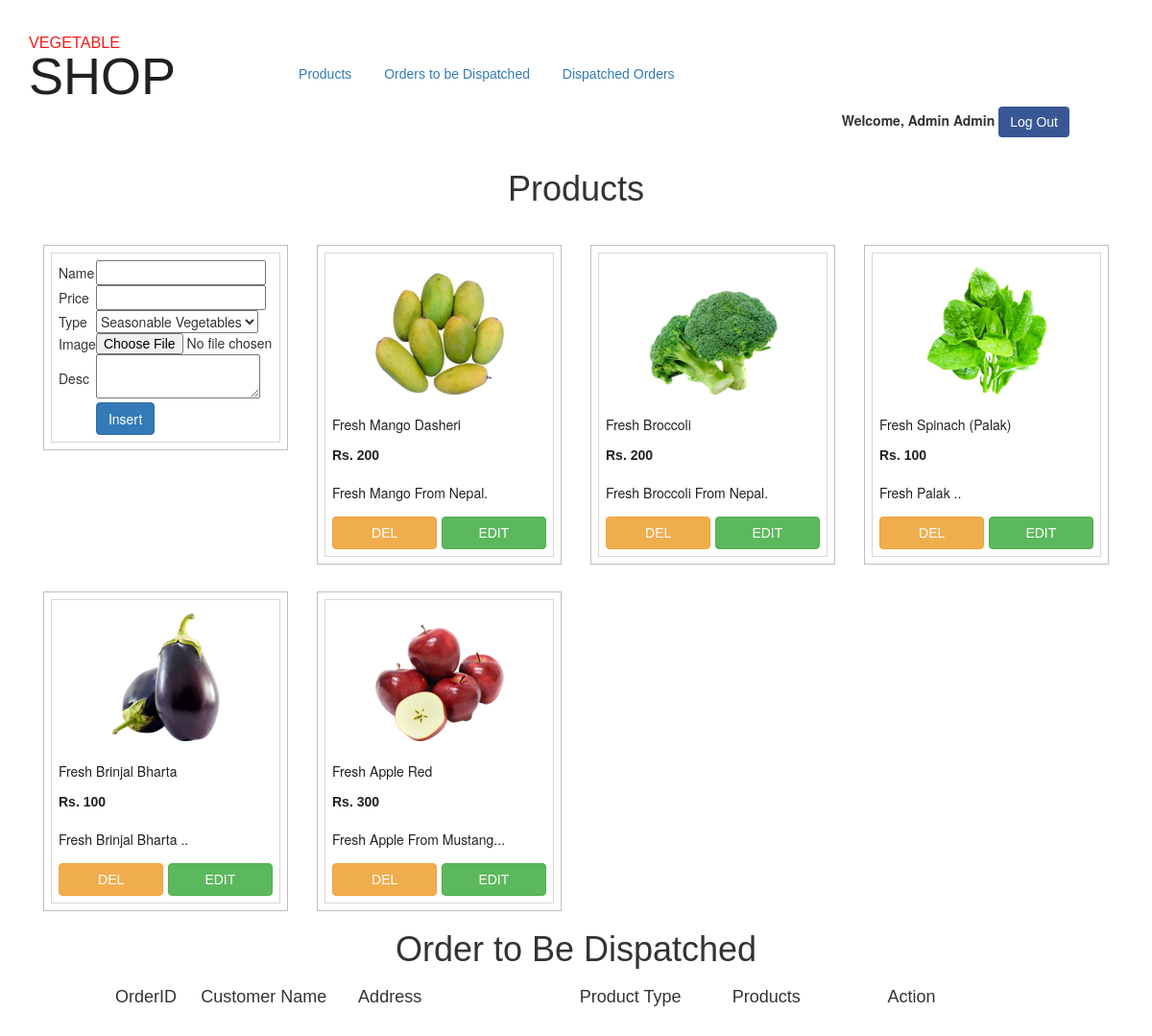
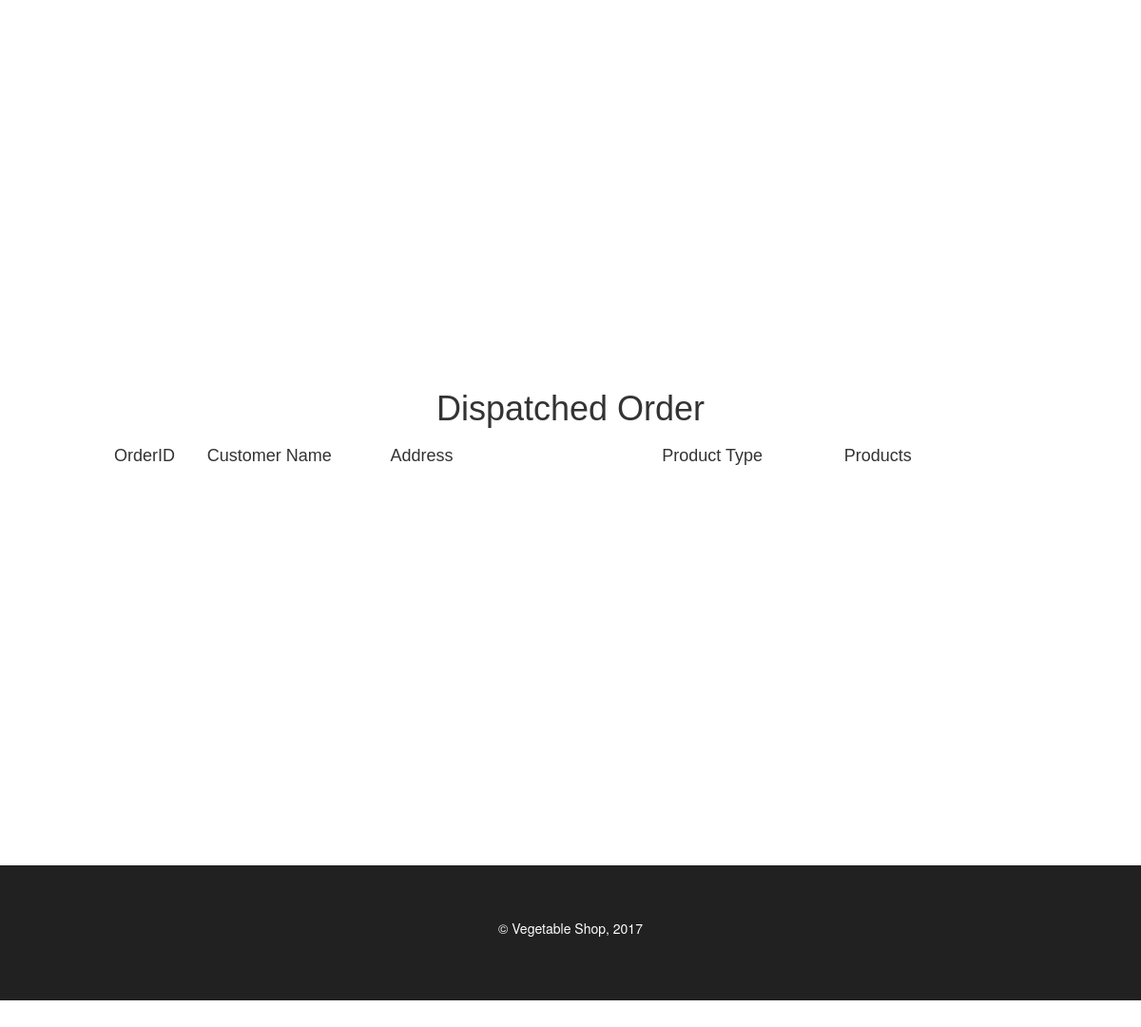
Page /dashboard.php (signed in) on the committed database (2 pictures, top to bottom).
### tables this page shows
CREATE TABLE `tbl_item` (
  `id` int(11) NOT NULL,
  `ProductName` varchar(255) NOT NULL,
  `ProductType` varchar(255) NOT NULL,
  `ProductDescription` text NOT NULL,
  `Image` varchar(255) NOT NULL,
  `Price` double NOT NULL
);

### dashboard.php (the view, shortened to what this page needs)
<?php session_start();
include 'Includes/connection.php';
?>
<!DOCTYPE html>
<html>
<head>
	<link rel="stylesheet" type="text/css" href="Style/style.css">
	<link rel="stylesheet" type="text/css" href="Style/bootstrap.css">
  <link rel="stylesheet" type="text/css" href="Style/admin.css">
</head>
<body>
<div class="logo_products" style="margin-top: -40px;">
    <div class="container">
      <div class="w3ls_logo_products_left">
        <h1><a href="index.php"><span>Vegetable</span> Shop</a></h1>
      </div>
      <div id="nav" style="margin-top: 50px;">
        <ul>
          <li><a href="#product" id="product-menu">Products</a> </li>
          <li><a href="#order" id="order-menu">Orders to be Dispatched</a> </li>
          <li><a href="#order1" id="order-menu1">Dispatched Orders</a></li>
        </ul>
      </div>
      <div id="logout">
        <span id="user">Welcome, <?php echo $_SESSION['name'] ?></span>
        <a href="Includes/logout.php" class="btn btn-primary btn-md">Log Out</a>
      </div>
      <div class="clearfix"> </div>
    </div>
  </div>
  <div id="product" style="">
    <center><h1>Products</h1></center>
  <div id="main-container">
    <div class="col-md-3 top_brand_left" style="margin-top: 2em;">
          <div class="hover14 column">
            <div class="agile_top_brand_left_grid">
              <div class="agile_top_brand_left_grid1">
                <figure>
                  <div class="snipcart-item block" >
                    <div class="snipcart-thumb">
                      <form action="Includes/insert.php" method="post" enctype="multipart/form-data">
                        <table>
                          <tr><td>Name</td><td><input type="text" name="name"></td></tr>
                          <tr><td>Price</td><td><input type="text" name="price"></td></tr>
                          <tr><td>Type</td><td><select name="type">
                            <?php $qry3 = "SELECT Type FROM tbl_type";
                              $result = mysqli_query($conn, $qry3);
                              while ($ty = mysqli_fetch_array($result)) {
                                ?>
                                <option value="<?php echo $ty['Type'] ?>"><?php echo $ty['Type'] ?></option>
                                <?php
                              }
           ?>
                          </select></td></tr>
                          <tr><td>Image</td><td><input type="file" name="pic"></td></tr>
                          <tr><td>Desc</td><td><textarea name="descr"></textarea></td></tr>
                          <tr><td></td><td><input type="submit" name="" value="Insert" class="btn btn-primary btn-md"></td></tr>
                        </table>
                      </form>
                    </div>
                  </div>
                </figure>
              </div>
            </div>
          </div>
        </div>
   <?php
   $qry = "SELECT * FROM tbl_item";
   $result = mysqli_query($conn, $qry);
   while ($rs = mysqli_fetch_array($result)) {
     ?>
     <div class="col-md-3 top_brand_left" style="margin-top: 2em;">
          <div class="hover14 column">
            <div class="agile_top_brand_left_grid">
              <div class="agile_top_brand_left_grid1">
                <figure>
                  <div class="snipcart-item block" >
                    <div class="snipcart-thumb">
                      <a href="description.php?id=<?php echo $rs['id'] ?>"><img title=" " alt="<?php echo $rs['ProductName']?>" src="Images/<?php echo $rs['Image'] ?>" /></a>
                      <p><?php echo $rs['ProductName']?></p>
                      <h4>Rs. <?php echo $rs['Price']?></h4>
                      <p><?php echo $rs['ProductDescription'] ?></p>
                      <a href="Includes/del.php?id=<?php echo $rs['id'] ?>" class="btn btn-warning btn-md" style="width: 49%; float: left;">DEL</a>
                      <a href="Includes/edit.php?id=<?php echo $rs['id'] ?>" class="btn btn-success btn-md" style="width: 49%; float: right;">EDIT</a>
                    </div>
                  </div>
                </figure>
              </div>
            </div>
          </div>
        </div>
     <?php
   }
   ?>
  </div>
  </div>
  <div class="clearfix"></div>
  <div id="order" style="display: block; width: 80%; margin-left: auto; margin-right: auto; min-height: 500px;" >
    <center><h1>Order to Be Dispatched</h1></center>
    <table border="0px;">
      <tr style="height: 30px;"><td style="width: 100px;"><h4>OrderID</h4></td><td style="width: 200px;"><h4>Customer Name</h4></td><td style="width: 300px;"><h4>Address</h4></td><td style="width: 200px;"><h4>Product Type</h4></td><td style="width: 200px;"><h4>Products</h4></td><td style="width: 200px;"><h4>Action</h4></td></tr>
    </table>
  </div>
  <div id="order1" style=" width: 80%; margin-left: auto; margin-right: auto; min-height: 500px;" >
    <center><h1>Dispatched Order</h1></center>
    <table border="0px;">
      <tr style="height: 30px;"><td style="width: 100px;"><h4>OrderID</h4></td><td style="width: 200px;"><h4>Customer Name</h4></td><td style="width: 300px;"><h4>Address</h4></td><td style="width: 200px;"><h4>Product Type</h4></td><td style="width: 200px;"><h4>Products</h4></td></tr>
    </table>
  </div>
  <div id="footer">
    <p>&copy; Vegetable Shop, 2017</p>
  </div>
</body>
</html>

### Style/admin.css (style rules this page uses)
#logout { float: right; margin-right: 4em; margin-top: 1em; }
#user { font-size: 14px; font-weight: bold; }
#main-container { min-height: 400px; width: 95%; margin-left: auto; margin-right: auto; }
#nav ul li { display: inline-block; }
#nav ul li a { text-decoration: none; }

### dashboard.php (style rules this page uses)
#nav ul li { margin-left: 30px; }

### rows in the picture
tbl_item: Image (picture), ProductName "Fresh Mango Dasheri", Price "200", ProductDescription "Fresh Mango From Nepal."
tbl_item: Image (picture), ProductName "Fresh Broccoli", Price "200", ProductDescription "Fresh Broccoli From Nepal."
tbl_item: Image (picture), ProductName "Fresh Spinach (Palak)", Price "100", ProductDescription "Fresh Palak .."
tbl_item: Image (picture), ProductName "Fresh Brinjal Bharta", Price "100", ProductDescription "Fresh Brinjal Bharta .."
tbl_item: Image (picture), ProductName "Fresh Apple Red", Price "300", ProductDescription "Fresh Apple From Mustang..."

### other values in the picture
$_SESSION['name'] "Admin Admin"
form field type "Seasonable Vegetables"
